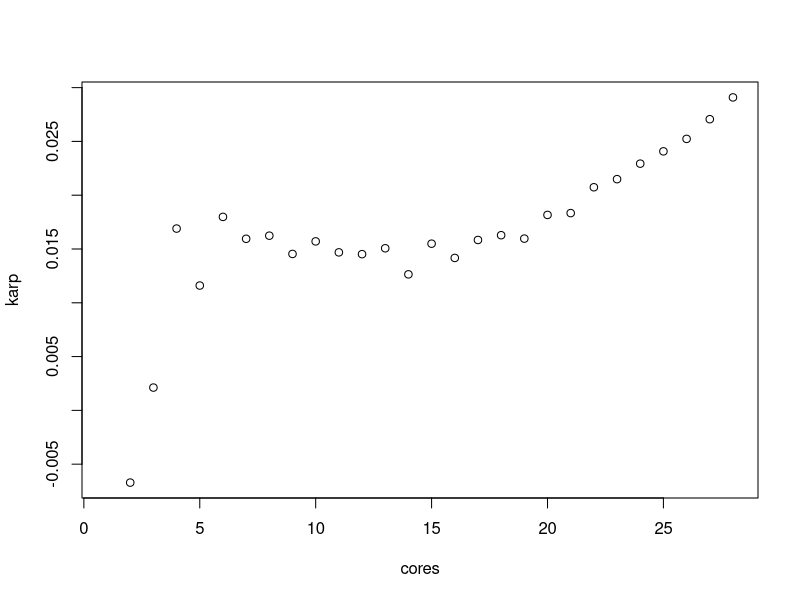

Write the R code that produced this figure.
library(Hmisc)

core_all = read.csv("../data/serial_small_all.txt")
perf_28 = read.csv("../data/static_sleep_28_2048_28.txt")

# Convert FLOPS to GFLOPS
core_all$flops = core_all$flops /1000000000
perf_28$flops = perf_28$flops/1000000000

# Adjust the serial execution time
# core_all$flops[core_all$cores == "1"]<-2.0

# Aggregate the cores and mean flops
core_flops_ag = aggregate(flops~cores, core_all, mean)

# Add the speedup
core_flops_ag$speedup = core_flops_ag$flops/core_flops_ag$flops[1]

# Add the serial portion
core_flops_ag$serial = (core_flops_ag$speedup - core_flops_ag$cores)/(1 - core_flops_ag$cores)

# Add the efficiency 
# core_flops_ag$efficiency = (((1/core_flops_ag$speedup)-(core_flops_ag$cores))\(1 - (1/core_flops_ag$cores)))
core_flops_ag$karp = (((1/core_flops_ag$speedup)-(1/core_flops_ag$cores))/(1 - (1/core_flops_ag$cores)))

core_flops_format = format.df(core_flops_ag, digits=3)
core_flops_format = core_flops_format[,-1]


# Create box plots for the core_all flops
# pdf("core_all.pdf", width=7, height=5)
# boxplot(flops~cores, core_all, main="Cores vs FLOPS (10 iterations)", xlab="Cores", 
# 	ylab="Giga FLOPS", col="light blue")
# dev.off()

# Save the summary of the perf_28 flops data
# latex(summary(perf_28$flops), title="28 Cores, 100 iterations")

# latex(core_flops_format)

# Create plot for the karp-flatt metic
pdf("karp_flatt_graph_subset.pdf", width=7, height=7)
plot(karp~cores, core_flops_ag)
dev.off()
